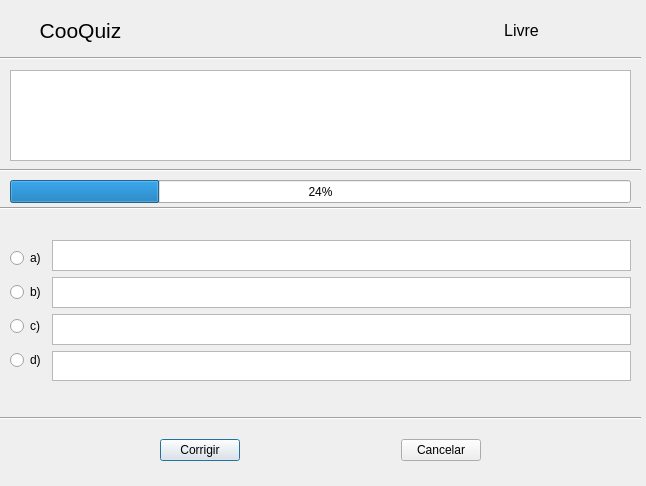
<?xml version="1.0" encoding="UTF-8"?>
<ui version="4.0">
 <class>telaDePerguntas</class>
 <widget class="QDialog" name="telaDePerguntas">
  <property name="geometry">
   <rect>
    <x>0</x>
    <y>0</y>
    <width>646</width>
    <height>486</height>
   </rect>
  </property>
  <property name="windowTitle">
   <string>Dialog</string>
  </property>
  <widget class="QTextBrowser" name="textBrowser_questao">
   <property name="geometry">
    <rect>
     <x>10</x>
     <y>70</y>
     <width>621</width>
     <height>91</height>
    </rect>
   </property>
  </widget>
  <widget class="QLabel" name="label">
   <property name="geometry">
    <rect>
     <x>30</x>
     <y>10</y>
     <width>101</width>
     <height>41</height>
    </rect>
   </property>
   <property name="text">
    <string>&lt;html&gt;&lt;head/&gt;&lt;body&gt;&lt;p align=&quot;center&quot;&gt;&lt;span style=&quot; font-size:16pt;&quot;&gt;CooQuiz&lt;/span&gt;&lt;/p&gt;&lt;/body&gt;&lt;/html&gt;</string>
   </property>
  </widget>
  <widget class="Line" name="line">
   <property name="geometry">
    <rect>
     <x>0</x>
     <y>160</y>
     <width>641</width>
     <height>20</height>
    </rect>
   </property>
   <property name="orientation">
    <enum>Qt::Horizontal</enum>
   </property>
  </widget>
  <widget class="Line" name="line_2">
   <property name="geometry">
    <rect>
     <x>0</x>
     <y>50</y>
     <width>641</width>
     <height>16</height>
    </rect>
   </property>
   <property name="orientation">
    <enum>Qt::Horizontal</enum>
   </property>
  </widget>
  <widget class="QProgressBar" name="progressBar">
   <property name="geometry">
    <rect>
     <x>10</x>
     <y>180</y>
     <width>621</width>
     <height>23</height>
    </rect>
   </property>
   <property name="value">
    <number>24</number>
   </property>
  </widget>
  <widget class="Line" name="line_3">
   <property name="geometry">
    <rect>
     <x>0</x>
     <y>200</y>
     <width>641</width>
     <height>16</height>
    </rect>
   </property>
   <property name="orientation">
    <enum>Qt::Horizontal</enum>
   </property>
  </widget>
  <widget class="QWidget" name="horizontalLayoutWidget">
   <property name="geometry">
    <rect>
     <x>10</x>
     <y>240</y>
     <width>621</width>
     <height>141</height>
    </rect>
   </property>
   <layout class="QHBoxLayout" name="horizontalLayout">
    <item>
     <layout class="QVBoxLayout" name="verticalLayout_2">
      <item>
       <widget class="QRadioButton" name="radioButton_a">
        <property name="text">
         <string>a)</string>
        </property>
       </widget>
      </item>
      <item>
       <widget class="QRadioButton" name="radioButton_b">
        <property name="text">
         <string>b)</string>
        </property>
       </widget>
      </item>
      <item>
       <widget class="QRadioButton" name="radioButton_c">
        <property name="text">
         <string>c)</string>
        </property>
       </widget>
      </item>
      <item>
       <widget class="QRadioButton" name="radioButton_d">
        <property name="text">
         <string>d)</string>
        </property>
       </widget>
      </item>
     </layout>
    </item>
    <item>
     <layout class="QVBoxLayout" name="verticalLayout">
      <item>
       <widget class="QTextBrowser" name="textBrowser_a"/>
      </item>
      <item>
       <widget class="QTextBrowser" name="textBrowser_b"/>
      </item>
      <item>
       <widget class="QTextBrowser" name="textBrowser_c"/>
      </item>
      <item>
       <widget class="QTextBrowser" name="textBrowser_d"/>
      </item>
     </layout>
    </item>
   </layout>
  </widget>
  <widget class="Line" name="line_4">
   <property name="geometry">
    <rect>
     <x>0</x>
     <y>410</y>
     <width>641</width>
     <height>16</height>
    </rect>
   </property>
   <property name="orientation">
    <enum>Qt::Horizontal</enum>
   </property>
  </widget>
  <widget class="QLabel" name="label_Tipo">
   <property name="geometry">
    <rect>
     <x>496</x>
     <y>20</y>
     <width>51</width>
     <height>21</height>
    </rect>
   </property>
   <property name="text">
    <string>&lt;html&gt;&lt;head/&gt;&lt;body&gt;&lt;p align=&quot;center&quot;&gt;&lt;span style=&quot; font-size:12pt;&quot;&gt;Livre&lt;/span&gt;&lt;/p&gt;&lt;/body&gt;&lt;/html&gt;</string>
   </property>
  </widget>
  <widget class="QWidget" name="horizontalLayoutWidget_2">
   <property name="geometry">
    <rect>
     <x>160</x>
     <y>430</y>
     <width>321</width>
     <height>41</height>
    </rect>
   </property>
   <layout class="QHBoxLayout" name="horizontalLayout_2">
    <item>
     <widget class="QPushButton" name="pushButton_corrigir">
      <property name="text">
       <string>Corrigir</string>
      </property>
     </widget>
    </item>
    <item>
     <spacer name="horizontalSpacer">
      <property name="orientation">
       <enum>Qt::Horizontal</enum>
      </property>
      <property name="sizeHint" stdset="0">
       <size>
        <width>40</width>
        <height>20</height>
       </size>
      </property>
     </spacer>
    </item>
    <item>
     <widget class="QPushButton" name="pushButton_cancelar">
      <property name="text">
       <string>Cancelar</string>
      </property>
     </widget>
    </item>
   </layout>
  </widget>
 </widget>
 <resources/>
 <connections/>
</ui>
